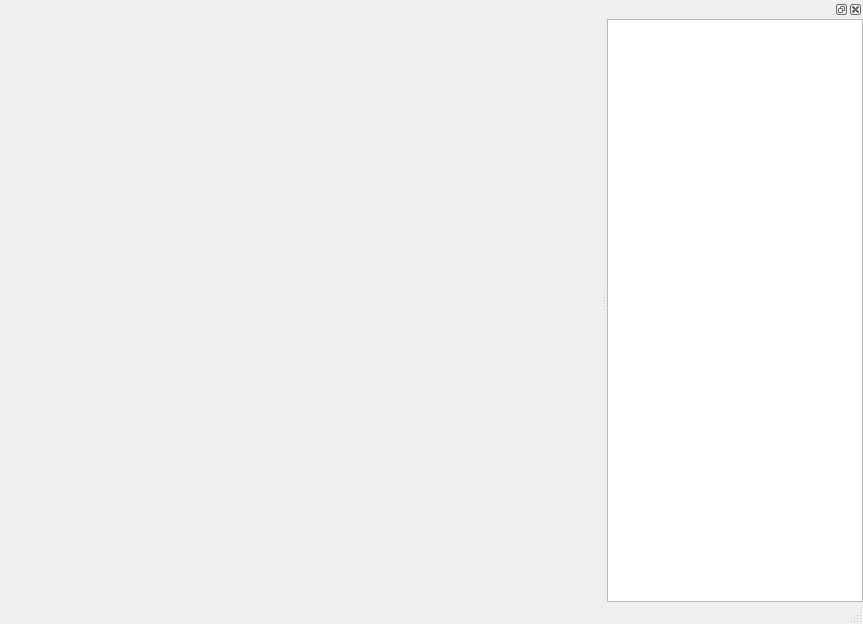
<?xml version="1.0" encoding="UTF-8"?>
<ui version="4.0">
 <class>TemplateEditor</class>
 <widget class="QMainWindow" name="TemplateEditor">
  <property name="geometry">
   <rect>
    <x>0</x>
    <y>0</y>
    <width>863</width>
    <height>624</height>
   </rect>
  </property>
  <property name="windowTitle">
   <string>MainWindow</string>
  </property>
  <widget class="QWidget" name="centralwidget">
   <layout class="QHBoxLayout" name="layout"/>
  </widget>
  <widget class="QStatusBar" name="statusbar"/>
  <widget class="QDockWidget" name="dockWidget">
   <attribute name="dockWidgetArea">
    <number>2</number>
   </attribute>
   <widget class="QWidget" name="dockWidgetContents">
    <layout class="QGridLayout" name="gridLayout">
     <property name="leftMargin">
      <number>0</number>
     </property>
     <property name="topMargin">
      <number>0</number>
     </property>
     <property name="rightMargin">
      <number>0</number>
     </property>
     <property name="bottomMargin">
      <number>0</number>
     </property>
     <item row="0" column="0">
      <widget class="QListView" name="listView"/>
     </item>
    </layout>
   </widget>
  </widget>
 </widget>
 <resources/>
 <connections/>
</ui>
